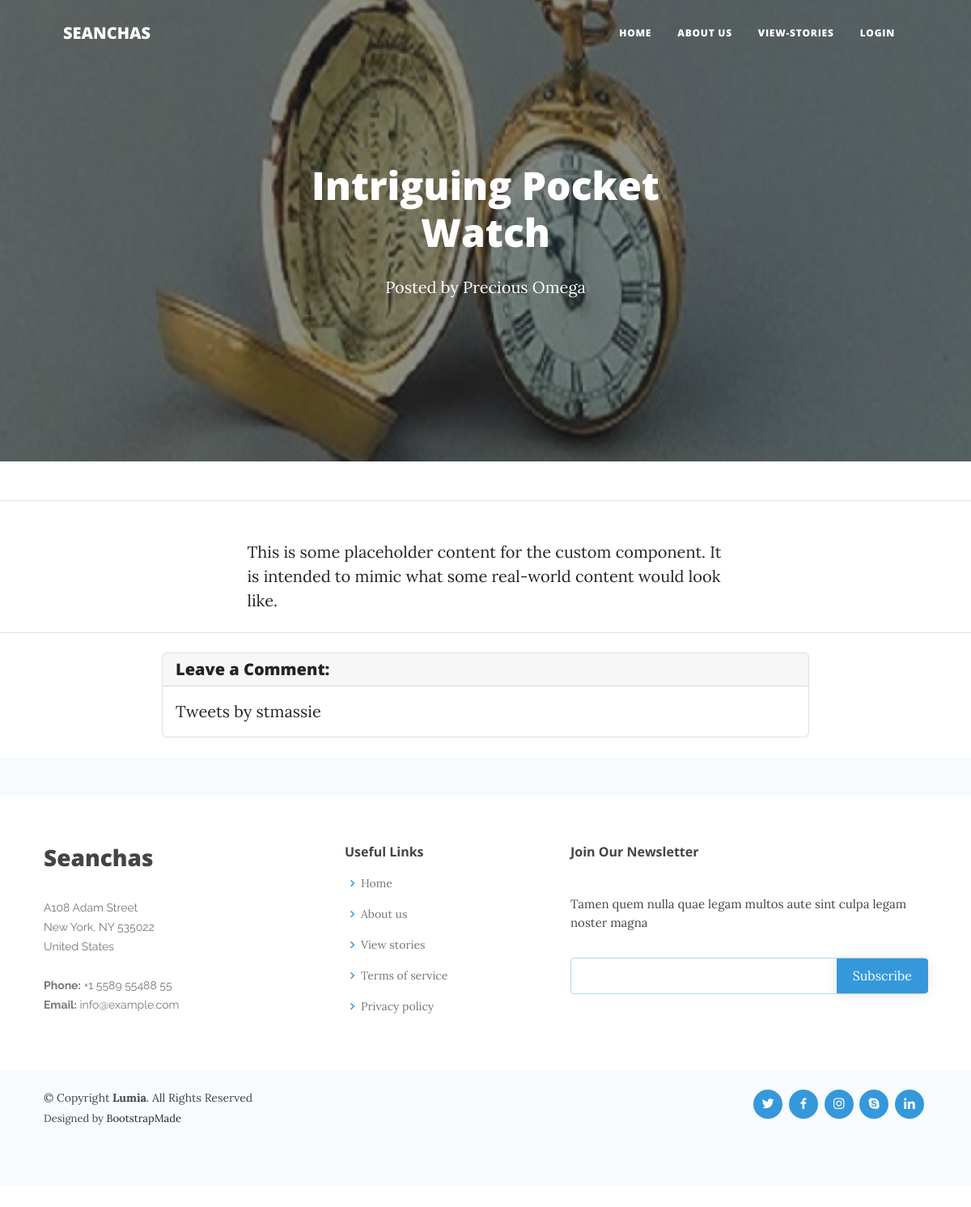
/story-details.php?id=1, run on the app's committed database.
### tables this page shows
CREATE TABLE `stories` (
  `id` int(11) NOT NULL,
  `title` varchar(255) NOT NULL,
  `cat` varchar(255) NOT NULL,
  `loc` varchar(255) NOT NULL,
  `img` varchar(255) NOT NULL,
  `descript` longtext NOT NULL,
  `user_id` int(11) NOT NULL,
  `stat` int(128) NOT NULL
);

CREATE TABLE `users` (
  `id` int(11) NOT NULL,
  `f_name` varchar(128) NOT NULL,
  `l_name` varchar(128) NOT NULL,
  `email` varchar(255) NOT NULL,
  `password_hash` varchar(255) NOT NULL,
  `stat` int(128) NOT NULL
);

### story-details.php (the view, shortened to what this page needs)
<!DOCTYPE html>
<html lang="en">
<head>
   <link rel="stylesheet" href="assets/vendor/bootstrap/css/bootstrap.min.css">
   <link rel="stylesheet" href="assets/vendor/boxicons/css/boxicons.min.css">
   <link rel="stylesheet" href="assets/css/style.css">
   <link rel="stylesheet" href="assets/css/styles.css" />
</head>
<body>
   <?php include 'includes/header.php'; ?>
   <?php
      $id = intval($_GET['id']);
      $sql = $sql = "SELECT DISTINCT stories.*, users.f_name, users.l_name FROM stories JOIN users ON users.id=stories.user_id WHERE stories.id=$id";
      $mysqli->real_query($sql);
      if ($mysqli->field_count) {
         $users = $mysqli->store_result();
         foreach ($users as $user) {
            $full_name = htmlentities($user["f_name"] . " " . $user["l_name"]);?>
   <header class="masthead" style="background-image: url('assets/img/postimages/<?php echo htmlentities($user["img"]); ?>')">
      <div class="container position-relative px-4 px-lg-5">
         <div class="row gx-4 gx-lg-5 justify-content-center">
            <div class="col-md-10 col-lg-8 col-xl-7">
               <div class="site-heading">
                  <h1 style="margin-bottom: 25px;"><?php echo htmlentities($user["title"]); ?></h1>
                  <span class="meta">
                     Posted by&nbsp;<?php echo htmlentities($full_name); ?>
                  </span>
               </div>
            </div>
         </div>
      </div>
   </header>
   <hr>
   <article class="mb-4">
      <div class="container px-4 px-lg-5">
         <div class="row gx-4 gx-lg-5 justify-content-center">
            <div class="col-md-10 col-lg-8 col-xl-7">
               <p class="card-text"><?php echo htmlentities($user["descript"]); ?></p>
            </div>
            <?php
               }
                  } ?>
         </div>
      </div>
   </article>
   <hr>
   <div class="col-md-10 col-lg-8 mx-auto">
      <div class="card my-4">
         <h5 class="card-header">Leave a Comment:</h5>
         <div class="card-body">
            <a class="twitter-timeline" href="https://twitter.com/stmassie?ref_src=twsrc%5Etfw">Tweets by stmassie</a> <script async src="https://platform.twitter.com/widgets.js" charset="utf-8"></script>
         </div>
      </div>
   </div>
   <?php include 'includes/footer.php'; ?>
   <br>
   <br>
</body>
</html>

### assets/css/style.css (style rules this page uses)
body { font-family: "Open Sans", sans-serif; color: #444444; }
a { color: #3498db; text-decoration: none; }
h1, h2, h3, h4, h5, h6 { font-family: "Raleway", sans-serif; }

### data on the page
stories: img (picture), title "Intriguing Pocket Watch", user.l_name "Precious Omega", descript "This is some placeholder content for the custom component. It is intended to mimic what some real-world content would look like."
